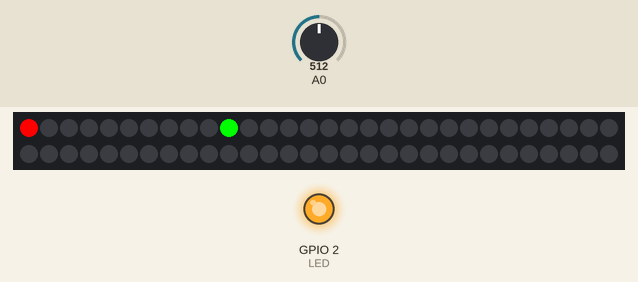
This sketch was run on a simulated ESP8266 (NodeMCU). On the bench: 60 RGB LEDs in strip order, left to right, continuing on the next row, output pins drawn as LEDs (lit = HIGH). The test bench sets the inputs (shaded band); at power-on: A0 = 512. WiFi joins after 1.5 s; servers stay silent unless stated; what the sketch prints to the serial monitor is not drawn.

Above: at 1.1 s.
At 2.7 s:
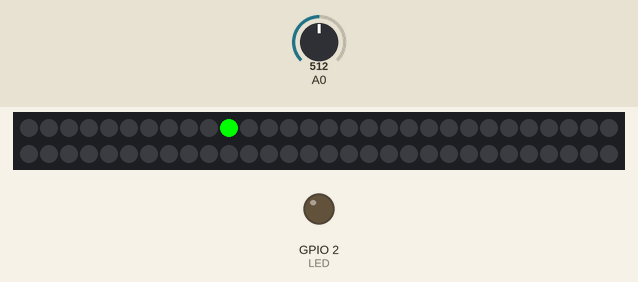
2.8 s: A0 set to 111
5.8 s: A0 set to 95
Timing chart, 0 to 8.8 s (numbered marks = the images above; inputs shaded):
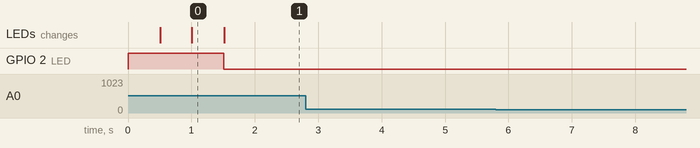

The sketch:

mlsc_all.ino
```cpp
#include <Arduino.h>
#include <ESP8266WiFi.h>
#include <WiFiUdp.h>
#include <NeoPixelBrightnessBus.h>
#include <ESP8266mDNS.h>
#include <ArduinoOTA.h>

#include "mlsc_props.h"
#include "header.h"

void setup() {
  Serial.begin(115200);
  Serial.println("Serial Begin");

  ledstrip.Begin();//Begin output
  ledstrip.Show();//Clear the strip for use

  //welcomeLight();

  pinMode(LED, OUTPUT); // Initialize the LED pin as an output

  // Connect to wifi and print the IP address over serial
  wl_status_t state;
  bool isOn = false;
  int timeoutCounter = 0;
  bool reconnected = false;
  int stateLED = 0;

  wifiConnect();
  while (WiFi.status() != WL_CONNECTED) {
    reconnected = false;
    stateLED = -1;
    if (timeoutCounter >= 20) {
      reconnected = true;
      delay(500);
      wifiDisconnect();
      delay(500);
      wifiConnect();
      delay(500);
      timeoutCounter = 0;
    }

    state = WiFi.status();
    digitalWrite(LED, HIGH);

    if (state == WL_CONNECTED) {
      stateLED = 0;
      Serial.println("WL_CONNECTED");
    }
    else if (state == WL_NO_SHIELD) {
      stateLED = 1;
      Serial.println("WL_NO_SHIELD");
    }
    else if (state == WL_IDLE_STATUS) {
      stateLED = 2;
      Serial.println("WL_IDLE_STATUS");
    }
    else if (state == WL_NO_SSID_AVAIL) {
      stateLED = 3;
      Serial.println("WL_NO_SSID_AVAIL");
    }
    else if (state == WL_SCAN_COMPLETED) {
      stateLED = 4;
      Serial.println("WL_SCAN_COMPLETED");
    }
    else if (state == WL_CONNECTED) {
      stateLED = 5;
      Serial.println("WL_CONNECTED");
    }
    else if (state == WL_CONNECT_FAILED) {
      stateLED = 6;
      Serial.println("WL_CONNECT_FAILED");
    }
    else if (state == WL_CONNECTION_LOST) {
      stateLED = 7;
      Serial.println("WL_CONNECTION_LOST");
    }
    else if (state == WL_DISCONNECTED) {
      stateLED = 8;
      Serial.println("WL_DISCONNECTED");
    }
    /*
      if (state == WL_NO_SHIELD) {  // WiFi.begin wasn't called yet
      wifiConnect();

      } else if (state == WL_CONNECT_FAILED) {  // WiFi.begin has failed (AUTH_FAIL)
      wifiDisconnect();
      }
    */

    delay(500);
    Serial.print(".");
    showConnection(isOn, reconnected, stateLED);
    isOn = !isOn;
    timeoutCounter++;
  }
  Serial.println("");
  Serial.print("Connected to ");
  Serial.println(ssid);
  Serial.print("IP address: ");
  Serial.println(WiFi.localIP());
  Serial.print("Hostname: ");
  Serial.println(host);
  digitalWrite(LED, LOW);

  ledstrip.Show();//Clear the strip for use
  ArduinoOTA.setHostname(host);
  ArduinoOTA.onStart([]() {
    // Code here

  });


  ArduinoOTA.onEnd([]() {
    // Code here

  });

  ArduinoOTA.onError([](ota_error_t error) {
    (void)error;
    ESP.restart();
  });

  /* setup the OTA server */
  ArduinoOTA.begin();

  port.begin(localPort);


}

uint8_t N = 0;
#if PRINT_FPS
uint16_t fpsCounter = 0;
uint32_t secondTimer = 0;
#endif

void loop() {

  ArduinoOTA.handle();

  // Read data over socket
  int packetSize = port.parsePacket();
  // If packets have been received, interpret the command

  val = analogRead(A0);  // read the input pin
  brightness = map(512, 0, 1024, 10, 255);
  ledstrip.SetBrightness(brightness);

 Serial.printf("Value: %d \tbrightness: %d\n", val, brightness);
  //  Serial.printf("", brightness);

  if (packetSize) {
    int len = port.read(packetBuffer, BUFFER_LEN);
    int n = 0;

    for (int i = 0; i < len; i += 3) {

      RgbColor pixel((uint8_t)packetBuffer[i], (uint8_t)packetBuffer[i + 1], (uint8_t)packetBuffer[i + 2]);
      ledstrip.SetPixelColor(n, pixel);
      n++;
    }
    ledstrip.Show();
#if PRINT_FPS
    fpsCounter++;

    Serial.print("/");//Monitors connection(shows jumps/jitters in packets)
#endif
  }
#if PRINT_FPS
  if (millis() - secondTimer >= 1000U) {
    secondTimer = millis();
    Serial.printf("FPS: %d\n", fpsCounter);
    fpsCounter = 0;
  }
#endif
}
```

header.h
```cpp
WiFiUDP port;

// Network information
// IP must match the IP in config.py in python folder
#ifndef USE_DHCP
  IPAddress ip(10, 10, 0, MLSC_CLIENT_IP);
// Set gateway to your router's gateway
  IPAddress gateway(10, 10, 0, 1);
  IPAddress subnet(255, 255, 255, 0);
 #endif


// LED strip
NeoPixelBrightnessBus<NeoGrbFeature, Neo800KbpsMethod> ledstrip(NUM_LEDS, PixelPin);

void welcomeLight() {
  Serial.println("Enter welcomeLigth()");
  uint8_t r = 0;
  uint8_t g = 0;
  uint8_t b = 0;

  for (uint8_t i = 0; i < 255; i++) {

    for (int n = 0; n < NUM_LEDS; n++) {
      RgbColor pixel(r, g, b);
      ledstrip.SetPixelColor(n, pixel);
    }
    ledstrip.Show();

    r++;
    g++;
    b++;

    delay(20);
  }
  Serial.println("Leave welcomeLigth()");
}

void showConnection(bool ledIsOn, bool reconnected, int stateLed) {
  uint8_t r = 0;
  uint8_t g = 0;
  uint8_t b = 0;
  // [Connecting; Reconnected; stateLED; stateLED; stateLED; stateLED; stateLED; stateLED; stateLED; stateLED; stateLED; stateLED;...]
  if (ledIsOn)
  {
    RgbColor pixelOne(255, 0, 0);
    ledstrip.SetPixelColor(0, pixelOne);
  }
  else {
    RgbColor pixelOne(0, 0, 0);
    ledstrip.SetPixelColor(0, pixelOne);
  }

  if (reconnected)
  {
    RgbColor pixelTwo(0, 0, 255);
    ledstrip.SetPixelColor(1, pixelTwo);
  }
  else {
    RgbColor pixelTwo(0, 0, 0);
    ledstrip.SetPixelColor(1, pixelTwo);
  }

  if (stateLed == -1) {
    for (int n = 2; n < 12; n++) {
      RgbColor pixel(0, 255, 0);
      ledstrip.SetPixelColor(n, pixel);
    }
  }
  else {
    for (int n = 2; n < 12; n++) {
      RgbColor pixel(0, 0, 0);
      ledstrip.SetPixelColor(n, pixel);
    }

    int stateLedWithOffset = stateLed + 2;
    RgbColor pixel(0, 255, 0);
    ledstrip.SetPixelColor(stateLedWithOffset, pixel);
  }

  for (int n = 12; n < NUM_LEDS; n++) {
    RgbColor pixel(r, g, b);
    ledstrip.SetPixelColor(n, pixel);
  }
  ledstrip.Show();
}

void wifiConnect() {
  Serial.println("Start wifi connection");
#ifndef  USE_DHCP
  WiFi.config(ip, gateway, subnet);
 #endif

  WiFi.mode(WIFI_STA);
  WiFi.begin(ssid, password);
  Serial.println("wifi begin");
}

void wifiDisconnect() {
  Serial.println("Disconnecting WiFi");
  ledstrip.Begin();//Begin output
  ledstrip.Show();//Clear the strip for use
  WiFi.disconnect(true);
}
```

mlsc_props.h
```cpp
#ifndef STASSID
#define STASSID "MLSC-Wifi"
#define STAPSK  "sofie2013"
#endif

#ifndef MLSC_CLIENT_IP
   #define MLSC_CLIENT_IP 1
 #endif

// #define MLSC_CLIENT_IP 14

#if MLSC_CLIENT_IP==11
  const char* host = "OTA-Closet-LEDS";
  #define NUM_LEDS 120

#elif MLSC_CLIENT_IP==12
  const char* host = "OTA-Center-LEDS";
  #define NUM_LEDS 120

#elif MLSC_CLIENT_IP==13

  const char* host = "OTA-Wall-LEDS";
  #define NUM_LEDS 120

#elif MLSC_CLIENT_IP==14
  const char* host = "OTA-Left-Center-LEDS";
  #define NUM_LEDS 120

#elif MLSC_CLIENT_IP==15
  const char* host = "OTA-Right-Center-LEDS";
  #define NUM_LEDS 120

#elif MLSC_CLIENT_IP==1
  #define USE_DHCP 1
  const char* host = "OTA-DNS-LEDS";
  #define NUM_LEDS 60

#endif


#define BUFFER_LEN 1024
#define PRINT_FPS 0
#define LED 2
//#define USE_DHCP 1

int val = 0;
uint8_t brightness = 64;

const uint8_t PixelPin = 3;
unsigned int localPort = 7777;


char packetBuffer[BUFFER_LEN];
const char* ssid = STASSID;
const char* password = STAPSK;
```
